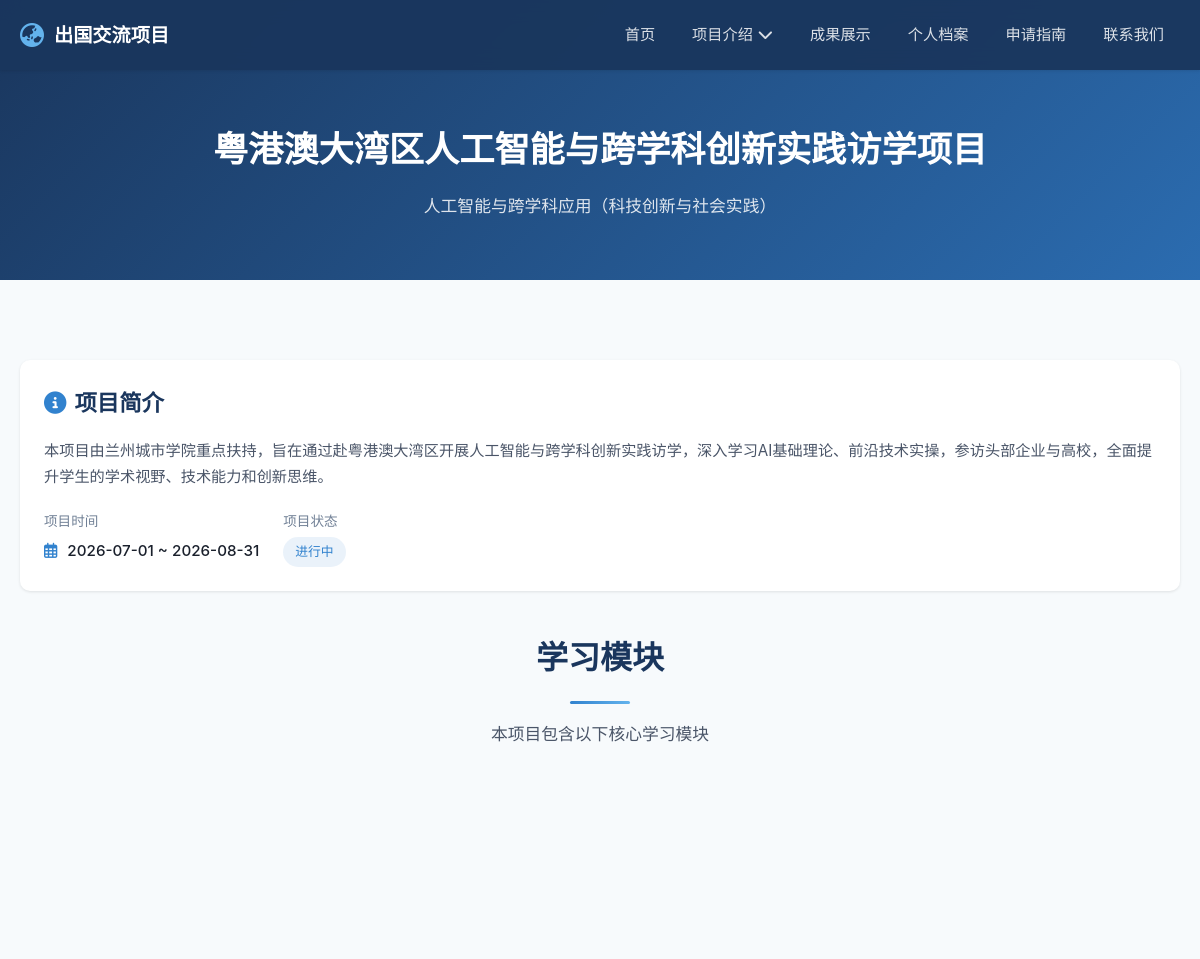
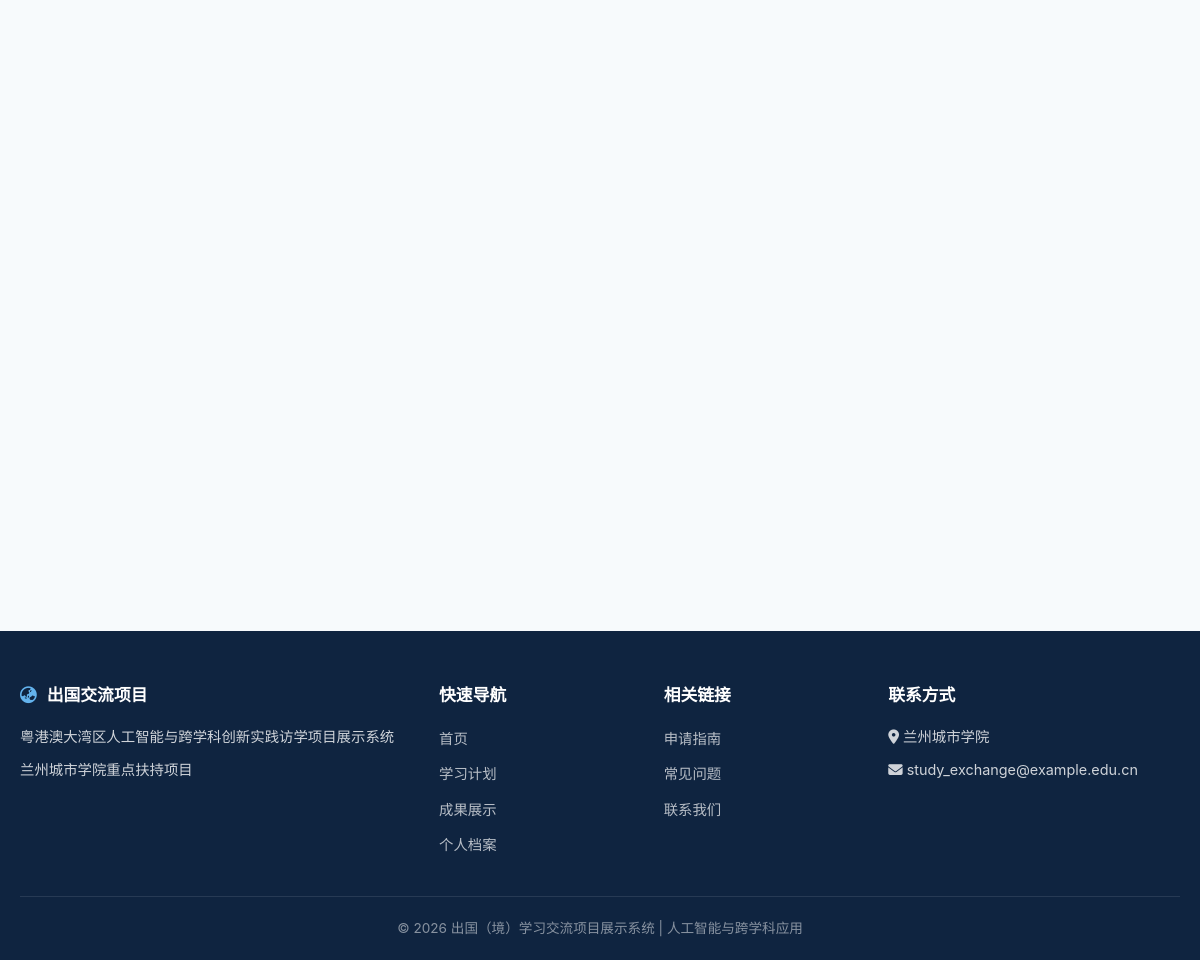
The app's page /project/1 with its own data (2 pictures, top to bottom).
### app/models/models.py (models this page shows, shortened)
class Project(db.Model):
    __tablename__ = 'projects'
    id = db.Column(db.Integer, primary_key=True)
    title = db.Column(db.String(200), nullable=False, comment='项目标题')
    subtitle = db.Column(db.String(300), comment='项目副标题')
    description = db.Column(db.Text, comment='项目描述')
    category = db.Column(db.String(50), comment='项目类别')
    status = db.Column(db.String(20), default='进行中', comment='项目状态')
    start_date = db.Column(db.Date, comment='开始日期')
    end_date = db.Column(db.Date, comment='结束日期')
    cover_image = db.Column(db.String(200), comment='封面图片路径')
    created_at = db.Column(db.DateTime, default=datetime.now)
    updated_at = db.Column(db.DateTime, default=datetime.now, onupdate=datetime.now)
    learning_modules = db.relationship('LearningModule', backref='project', lazy='dynamic')

### app/routes/project.py (the view)
@project_bp.route('/<int:project_id>')
def project_detail(project_id):
    project = Project.query.get_or_404(project_id)
    modules = LearningModule.query.filter_by(
        project_id=project_id
    ).order_by(LearningModule.sort_order).all()
    return render_template('pages/project/detail.html',
                           project=project,
                           modules=modules)

### app/templates/pages/project/detail.html (shortened to what this page needs)
{% extends "base.html" %}
{% block content %}
<div class="page-header">
    <div class="container">
        <h1>{{ project.title }}</h1>
        {% if project.subtitle %}
        <p>{{ project.subtitle }}</p>
        {% endif %}
    </div>
</div>
<section class="section">
    <div class="container">
        <div class="reveal">
            <div class="card" style="margin-bottom: 40px;">
                <div class="card-body">
                    <h2 style="font-size: 1.4rem; color: var(--primary); margin-bottom: 16px;">
                        <i class="fas fa-info-circle" style="color: var(--accent); margin-right: 8px;"></i>项目简介
                    </h2>
                    <p>{{ project.description }}</p>
                    <div style="margin-top: 20px; display: flex; flex-wrap: wrap; gap: 24px;">
                        {% if project.start_date and project.end_date %}
                        <div>
                            <span style="font-size: 0.85rem; color: var(--text-light); display: block; margin-bottom: 4px;">项目时间</span>
                            <span style="font-size: 0.95rem; color: var(--text-primary); font-weight: 500;">
                                <i class="far fa-calendar-alt" style="color: var(--accent); margin-right: 6px;"></i>
                                {{ project.start_date }} ~ {{ project.end_date }}
                            </span>
                        </div>
                        {% endif %}
                        {% if project.status %}
                        <div>
                            <span style="font-size: 0.85rem; color: var(--text-light); display: block; margin-bottom: 4px;">项目状态</span>
                            <span class="badge badge-{{ project.status_class|default('provincial') }}">{{ project.status }}</span>
                        </div>
                        {% endif %}
                    </div>
                </div>
            </div>
        </div>
        {% if modules %}
        <div class="reveal">
            <div class="section-header">
                <h2>学习模块</h2>
                <div class="section-divider"></div>
                <p>本项目包含以下核心学习模块</p>
            </div>
            <div class="card-grid">
            </div>
        </div>
        {% endif %}
    </div>
</section>
{% endblock %}

### app/static/css/style.css (style rules this page uses)
:root { --primary: #1a365d; --primary-light: #2b6cb0; --primary-dark: #0f2440; --accent: #3182ce; --accent-light: #63b3ed; --success: #38a169; --warning: #d69e2e; --danger: #e53e3e; --text-primary: #1a202c; --text-secondary: #4a5568; --text-light: #718096; --bg-primary: #ffffff; --bg-secondary: #f7fafc; --bg-tertiary: #edf2f7; --border-color: #e2e8f0; --shadow-sm: 0 1px 3px rgba(0,0,0,0.1); --shadow-md: 0 4px 12px rgba(0,0,0,0.1); --shadow-lg: 0 10px 30px rgba(0,0,0,0.15); --radius-sm: 6px; --radius-md: 10px; --radius-lg: 16px; --transition: all 0.3s ease; --max-width: 1200px; }
*, *::before, *::after { margin: 0; padding: 0; box-sizing: border-box; }
html { scroll-behavior: smooth; font-size: 16px; }
body { font-family: 'Noto Sans SC', -apple-system, BlinkMacSystemFont, 'Segoe UI', sans-serif; color: var(--text-primary); background-color: var(--bg-secondary); line-height: 1.7; -webkit-font-smoothing: antialiased; }
.container { max-width: var(--max-width); margin: 0 auto; padding: 0 20px; }
.section { padding: 80px 0; }
.section-header { text-align: center; margin-bottom: 50px; }
.section-header h2 { font-size: 2rem; color: var(--primary); margin-bottom: 12px; font-weight: 700; }
.section-header p { color: var(--text-secondary); font-size: 1.05rem; max-width: 600px; margin: 0 auto; }
.section-divider { width: 60px; height: 3px; background: linear-gradient(90deg, var(--accent), var(--accent-light)); margin: 16px auto; border-radius: 2px; }
.card-grid { display: grid; grid-template-columns: repeat(auto-fill, minmax(320px, 1fr)); gap: 24px; }
.card { background: var(--bg-primary); border-radius: var(--radius-md); box-shadow: var(--shadow-sm); overflow: hidden; transition: var(--transition); }
.card-body { padding: 24px; }
.card-body p { color: var(--text-secondary); font-size: 0.95rem; line-height: 1.7; }
.badge { display: inline-block; padding: 4px 12px; border-radius: 50px; font-size: 0.8rem; font-weight: 500; }
.badge-provincial { background: rgba(49, 130, 206, 0.1); color: var(--accent); }
.page-header { background: linear-gradient(135deg, var(--primary) 0%, var(--primary-light) 100%); color: #fff; padding: 120px 20px 60px; text-align: center; }
.page-header h1 { font-size: 2.2rem; font-weight: 700; margin-bottom: 12px; }
.page-header p { font-size: 1.05rem; opacity: 0.85; }
.reveal { opacity: 0; transform: translateY(30px); transition: opacity 0.6s ease, transform 0.6s ease; }
.reveal.visible { opacity: 1; transform: translateY(0); }

### records on screen
Project: title "粤港澳大湾区人工智能与跨学科创新实践访学项目", subtitle "人工智能与跨学科应用（科技创新与社会实践）", description "本项目由兰州城市学院重点扶持，旨在通过赴粤港澳大湾区开展人工智能与跨学科创新实践访学，深入学习AI基础理论、前沿技术实操，参访头部企业与高校，全面提升学生的学术视野、技术能力和创新思维。", start_date "2026-07-01", end_date "2026-08-31", status "进行中"
